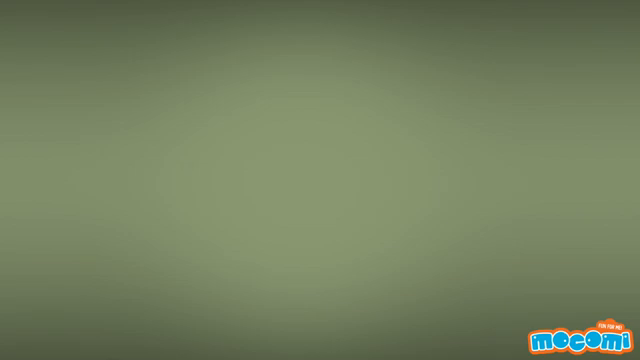
#> input picture frame 5 of input.mp4, 640 x 360 px
$ python wall_click.py 5
#> lines starting #> are read from the running program, lines starting #| are printed output that depends on the picture
import cv2, numpy as np, sys

frame_no = int(sys.argv[1]) if len(sys.argv) > 1 else 500
cap = cv2.VideoCapture("D:/nosh_assignment/input.mp4")
if not cap.isOpened():
    raise SystemExit("could not open the video: check the path")
cap.set(cv2.CAP_PROP_POS_FRAMES, frame_no)
ok, img = cap.read()
#> img is the input picture: shape (360, 640, 3); mean B, G, R 95.4, 128.2, 115.5
if not ok:
    raise SystemExit(f"could not read frame {frame_no}")

lab = cv2.cvtColor(img, cv2.COLOR_BGR2LAB).astype(np.float32)
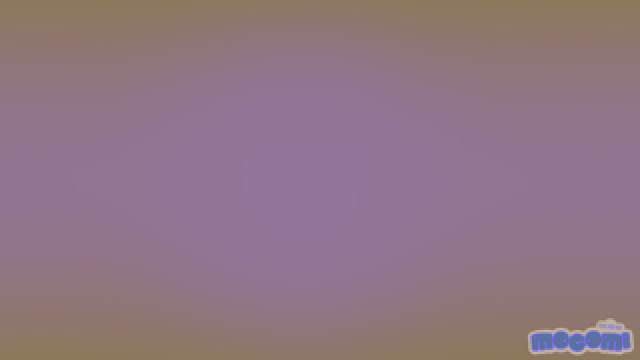
#> lab: shape (360, 640, 3) float32; mean B, G, R 132.1, 117.3, 144.3

def f(e, x, y, fl, p):
    if e == cv2.EVENT_LBUTTONDOWN:
        L, a, b = lab[y, x]
        print(f"L={L:.0f} chroma={np.hypot(a - 128, b - 128):.1f}")

cv2.namedWindow("wall"); cv2.setMouseCallback("wall", f)
cv2.imshow("wall", img); cv2.waitKey(0)
